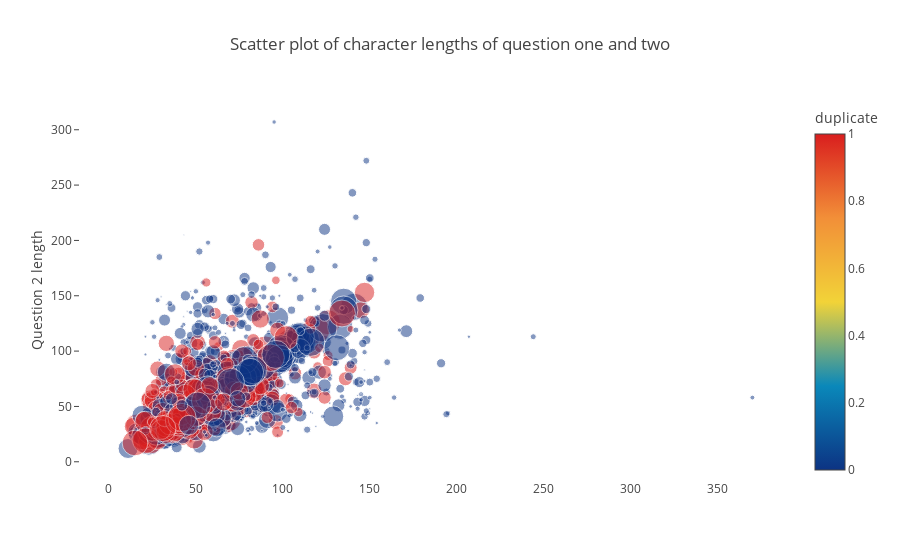

The code cell stored with this chart in its notebook:
### Code cell
layout= go.Layout(
    autosize= True,
    title= 'Scatter plot of character lengths of question one and two',
    hovermode= 'closest',
        xaxis=dict(
        showgrid=False,
        zeroline=False,
        showline=False
    ),
    yaxis=dict(
        title= 'Question 2 length',
        ticklen= 5,
        gridwidth= 2,
        showgrid=False,
        zeroline=False,
        showline=False,
    ),
    showlegend= False
)
fig = go.Figure(data=data, layout=layout)
py.iplot(fig,filename='scatterWords')

### Figure 1 — Plotly figure (JSON) as saved in the notebook; plotly's stock layout.template omitted (floating-point values rounded to 4 significant figures; data arrays with more than 128 entries replaced by an {"elided": "..."} marker saying what was removed)
{"data": [{"marker": {"color": {"elided": "2000 int values"}, "colorbar": {"title": "duplicate"}, "colorscale": "Portland", "opacity": 0.5, "showscale": true, "size": {"elided": "2000 float values"}}, "mode": "markers", "text": {"elided": "2000 float values"}, "type": "scatter", "x": {"elided": "2000 int values"}, "y": {"elided": "2000 int values"}}], "layout": {"autosize": true, "hovermode": "closest", "showlegend": false, "title": "Scatter plot of character lengths of question one and two", "xaxis": {"showgrid": false, "showline": false, "zeroline": false}, "yaxis": {"gridwidth": 2, "showgrid": false, "showline": false, "ticklen": 5, "title": "Question 2 length", "zeroline": false}}}
